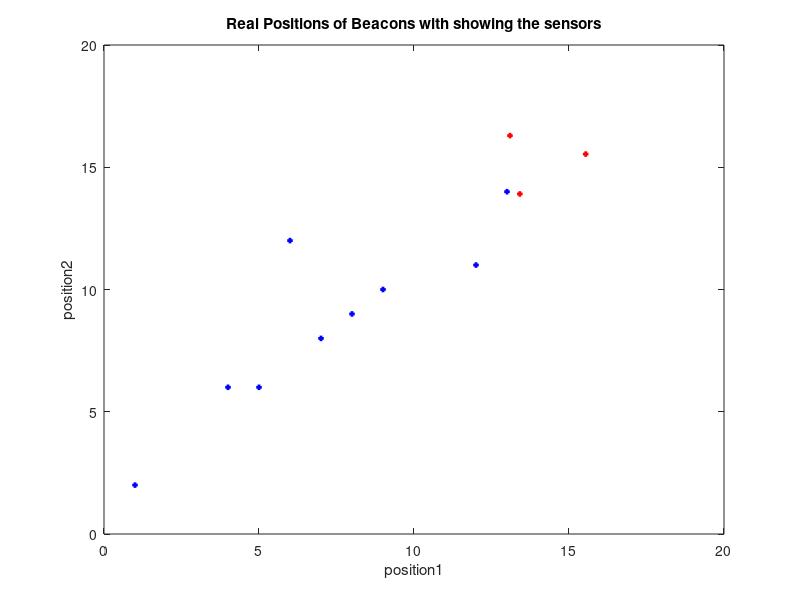

This figure's MATLAB source:
%========================= Biocomputing HW#4-Number2part1(real value) ==============================
%*************************** Ali Rahimpour  810192071 **************************
%=====================================Plant Growth=====================================
%========================================Input==================================%
tic
input=[10,3;100,100];
output=[5,6,4.5,6.2;8,9,7.3,8.6;1,2,0.8,1.8;4,6,3.9,6;7,8,7.2,8.5;9,10,9.1,10.2;25,1,25.6,1;12,11,11.5,10.9;6,12,6,12;13,14,13.2,13.7];
[sensor,sh]=size(output);
beacon=3;
Ms=input(1,1);
Mb=beacon;
L=Ms;
xmin=[0,0];
xmax=input(2,:);
Lminx=21;
Lminy=21;
Lmin=30;
xi0=[6,2,10];
yi0=[3,1,12];
xism=output(:,1);
yism=output(:,2);
%===========================================================================%
kmax=200;
%===========================================================================%
gamma=0.9;
alpha=1.2;
xmin=0;
ymin=0;
xmax=input(2,1);
ymax=input(2,2);
d=input(1,2);
PM=0;
%===========================================================================%
 for k=1:kmax
    for j=1:d 
for i=1:Ms 
    for k=1:Ms
    if xi0(j)>xmax 
        xi0(j)=xmax;
    elseif yi0(j)>ymax
        yi0(j)=ymax;
        elseif xi0(j)<xmin
        xi0(j)=xmin;
        elseif yi0(j)<ymin
        yi0(j)=ymin;
    end
    PM0=(xi0(j)-xism(i))+(yi0(j)-yism(k)); 
    PM=PM+PM0;
end
%===========================================================================%
end
PMt(1,j)=PM;
    end
%===========================================================================%
for j=1:d 
for i=1:Ms 
    for k=1:Ms
        Pmix=(xi0(j)-xism(i))/PMt(1,j);
        Pmiy=(yi0(j)-yism(k))/PMt(1,j);
absPM=sqrt((Pmix^2+Pmiy^2));
if absPM > (30/PMt(1,j))&& xi0(j)<xism(i)&& yi0(j)<yism(k)
    xi0(j)=alpha*xi0(j)
    yi0(j)=alpha*yi0(j)
elseif  absPM > (30/PMt(1,j))&& xi0(j)>xism(i)&& yi0(j)>yism(k)
    xi0(j)=gamma*xi0(j)
    yi0(j)=gamma*yi0(j)
elseif absPM > (30/PMt(1,j))&& xi0(j)<xism(i) 
    xi0(j)=alpha*xi0(j)
elseif absPM > (30/PMt(1,j)) && yi0(j)<yism(k)
    yi0(j)=alpha*yi0(j)
    elseif  absPM > (30/PMt(1,j))&& xi0(j)>xism(i)
    xi0(j)=gamma*xi0(j)
    elseif  absPM > (30/PMt(1,j))&& yi0(j)>yism(k)
    yi0(j)=gamma*yi0(j)
end
    end
end
end
                
 end
 plot(xism,yism,'bs','LineWidth',2,'MarkerSize',2);
 hold on;
 plot(xi0,yi0,'rs','LineWidth',2,'MarkerSize',2);
axis([0 20 0 20])
 xlabel('position1')
 ylabel('position2')
 title('Real Positions of Beacons with showing the sensors')
 toc
 
 
%==========================================================================
%================================ HW#4 ====================================
%********************** Ali Rahimpour  810192071 **************************
%==========================================================================
 


